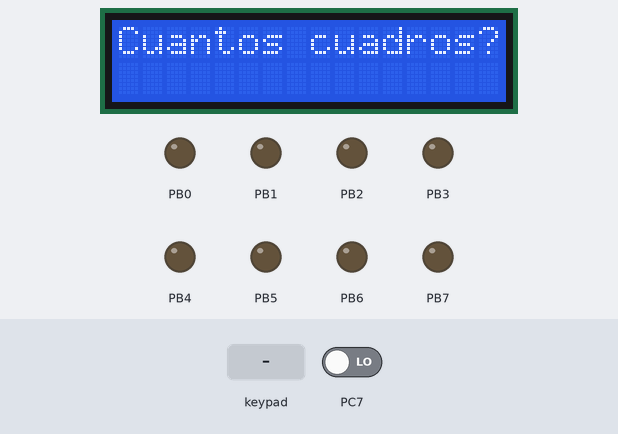
Recording of a program running on a simulated ATmega16, built with avr-gcc and emulated at 1 MHz. Shown: 16×2 character LCD, output pins drawn as LEDs (lit = HIGH). Wiring (inferred from the names in the program): character LCD (HD44780): RS PC4; R/W PC5; E PC6; data PC0, PC1, PC2, PC3. Wiring (inferred from the signals the program sends): 4×4 keypad with keys 1 2 3 A 4 5 6 B 7 8 9 C * 0 # D (labels assumed): rows PA7, PA6, PA5, PA4; columns PA0, PA1, PA2, PA3. Inputs (shaded band) come from the test bench; at power-on: PC7 LOW. Random numbers use the default seed unless the program sets one; pins used as bus, display or sensor lines are not drawn.

Above: at 1.2 s.
1.3 s: key '2' pressed
At 2.0 s:
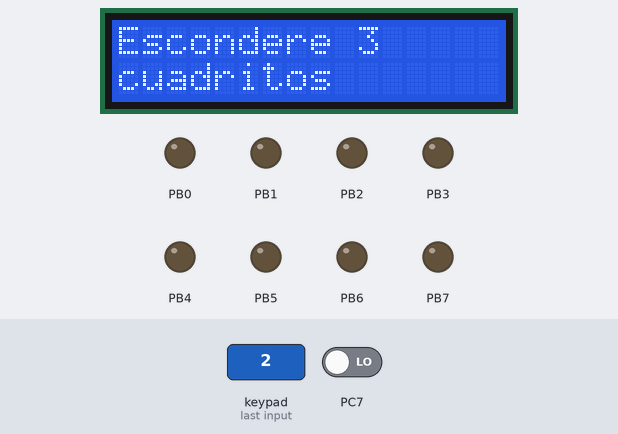
10.3 s: keypad keys 1 2 3 4 * pressed 0.4 s apart
At 12.4 s:
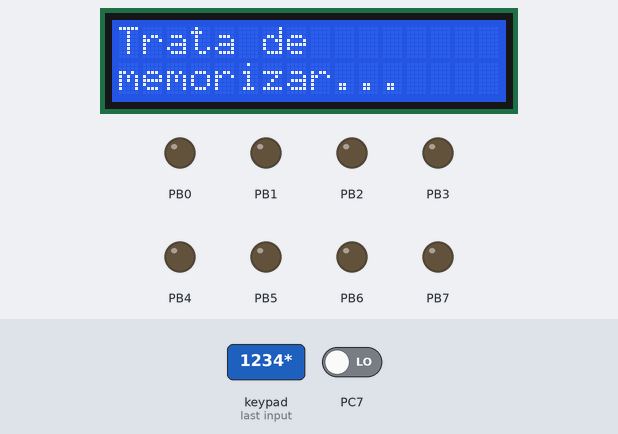
18.3 s: key '1' pressed
At 21.1 s:
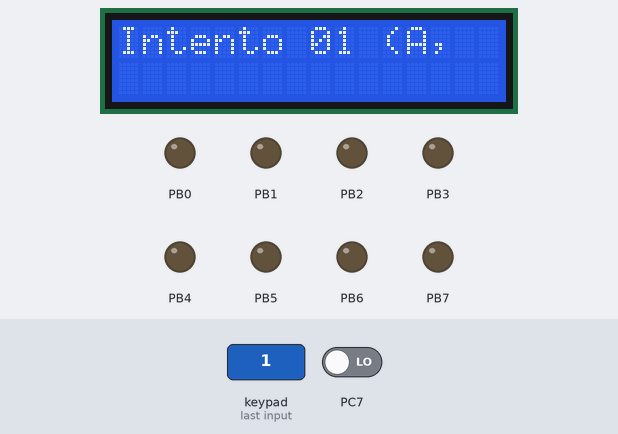
21.3 s: keypad keys 1 2 3 4 pressed 0.4 s apart
At 22.1 s:
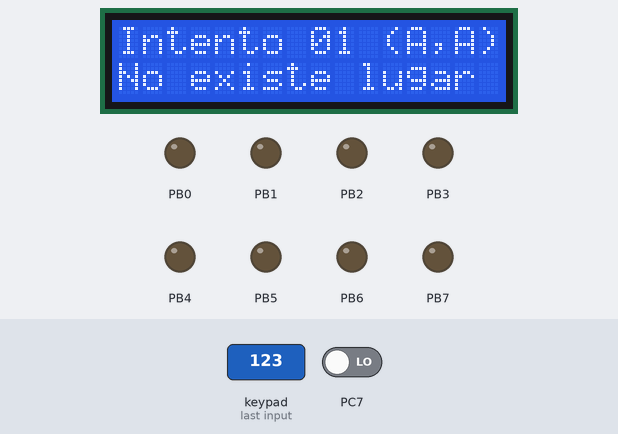
25.9 s: key '3' pressed
At 26.8 s:
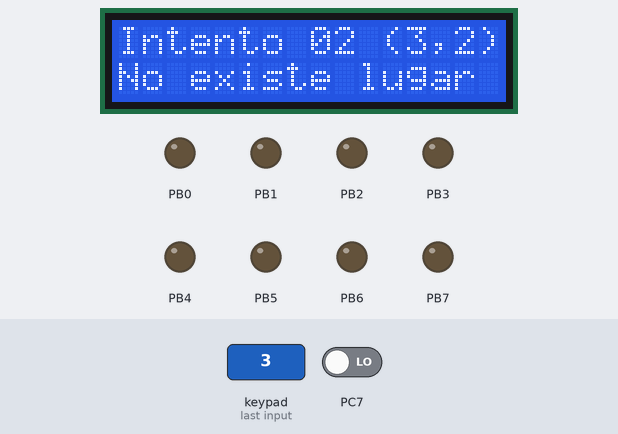
28.9 s: keypad keys 1 2 3 4 # pressed 0.4 s apart
At 30.6 s:
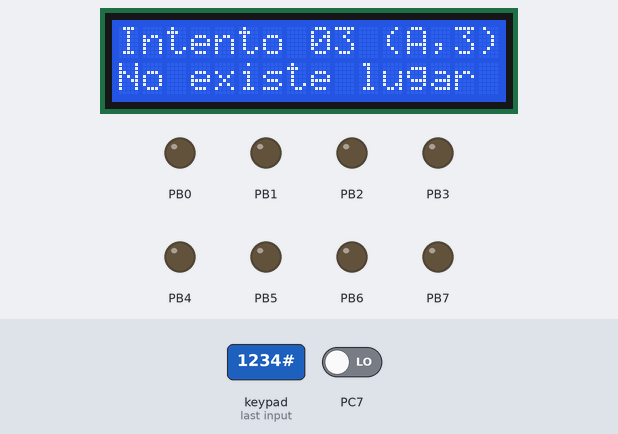
Timing chart, 0 to 32.1 s (numbered marks = the images above; inputs shaded):
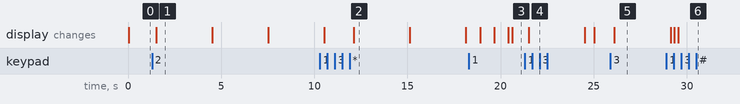

Measured:
- after the input at 1.3 s, the display: changes after 0.21 s (image 1)
- after the input at 21.3 s, the display: changes after 0.21 s (image 4)
- after the input at 25.9 s, the display: changes after 0.21 s (image 5)
- what the display in image 1 shows lasts 3.0 s, from 1.5 s to 4.5 s

The program:

main.c
```c
/*
 * MemoryGame.c
 *
 * Created: 22/02/2023 12:36:12 a. m.
 * Author : Ferna
 */
#include "globals.h"
#include <avr/io.h>
#include <stdint.h>
#include <stdlib.h>
#include <stdio.h>
#include <util/delay.h>
#include "lcd.h"
#include "keyboard.h"
void cls() {
	lcd_gotoxy(0, 0);
	lcd_puts("                ");
	lcd_gotoxy(0, 1);
	lcd_puts("                ");
}
void printLines(const char * a, const char * b ) {
	cls();
	lcd_gotoxy(0,0);
	lcd_puts(a);
	lcd_gotoxy(0,1);
	lcd_puts(b);
}

uint8_t gbit(uint16_t pos, uint16_t a, uint16_t b) {
	if (pos < 10) return (a & (1<<pos))?1:0;
	return (b & (1<<(pos-10)))?1:0;
}

void sbit(uint16_t pos, uint16_t *a, uint16_t *b) {
	if (pos < 10) {
		*a |= (1<<pos);
	} else {
		*b |= (1<<(pos-10));
	}
}

int main(void)
{
	DDRB=255;
	PORTB=0;
    lcd_init(LCD_DISP_ON);
	keyboardInit();
	char firstLine[17];
	char secondLine[17];
	uint8_t state =0;
	uint8_t key =0;
	uint8_t hide=0;
	uint8_t seed =0;


	uint16_t UP = 0;
	uint16_t LOW = 0;
	uint16_t VH = 0;
	uint16_t VL = 0;

    while (1) {
		if (state ==0) {
			UP = LOW = 0;
			VH = VL = 0;
			PORTB = 0;
			cls();
			lcd_gotoxy(0, 0);
			lcd_puts("Cuantos cuadros?");
			do {
				seed++;
				key = keyboardDecode(keyboardReadOnRelease());
			} while (key < '0' || key > '9');
			hide = key-'0';
			state++;
			continue;
		}
		if (state == 1) {
			srand(seed);
			sprintf(firstLine, "Escondere %d", hide);
			sprintf(secondLine, "cuadritos");
			printLines(firstLine, secondLine);
			_delay_ms(3000);

			sprintf(firstLine, "Tu debes buscar");
			sprintf(secondLine, "%d cuadritos.", hide);
			printLines(firstLine, secondLine);
			_delay_ms(3000);

			sprintf(firstLine, "2 filas (1, 2)");
			sprintf(secondLine, "10 cols (0-9)");
			printLines(firstLine, secondLine);
			_delay_ms(3000);

			sprintf(firstLine, "Presiona +");
			sprintf(secondLine, "para continuar...");
			printLines(firstLine, secondLine);
			while (keyboardReadOnRelease()!=16);
			state++;
			continue;
		}
		if (state == 2) {
			sprintf(firstLine, "Trata de");
			sprintf(secondLine, "memorizar...");
			printLines(firstLine, secondLine);
			_delay_ms(3000);

			sprintf(firstLine, "Tienes %02d", 2*hide);
			sprintf(secondLine, "Intentos");
			printLines(firstLine, secondLine);
			_delay_ms(3000);

			uint8_t coord=0;
			for (uint8_t i =0;i < hide; i++) {
				uint8_t step = 1+rand()%20;
				while (step--) {
					do  {
						coord++;
						coord%=20;
					}while (gbit(coord, LOW, UP));
				}
				sbit(coord, &LOW, &UP);
				sprintf(firstLine, "Cuadrito %d", i+1);
				sprintf(secondLine, "%d, %d", coord/10, coord%10);
				printLines(firstLine, secondLine);
				_delay_ms(750);
			}
			state++;
			continue;
		}
		if (state == 3) {

			uint8_t attempts =0, found =0;
			uint8_t f= 0, c = 0;
			while (attempts < hide*2 && found < hide) {
				PORTB = found;
				sprintf(firstLine, "Intento %02d ", attempts+1);
				cls();
				lcd_gotoxy(0,0);
				lcd_puts(firstLine);
				if (f != 0) {
					sprintf(firstLine, "(%c,", f);
					lcd_puts(firstLine);
				}
				if (c != 0) {
					sprintf(firstLine, "%c)", c);
					lcd_puts(firstLine);

					if (f < '0' || f >'1' || c <'0' || c >'9') {
						lcd_gotoxy(0,1);
						lcd_puts("No existe lugar");
						attempts++;
						f=c=0;
						_delay_ms(3000);
						continue;
					}
					f -='0';
					c -='0';
					if (gbit(f*10+c, VL, VH)) {
						lcd_gotoxy(0,1);
						lcd_puts("Ya estaba!");
						f=c=0;
						_delay_ms(3000);
						continue;
					}
					sbit(f*10+c,&VL, &VH);
					if (gbit(f*10+c, LOW, UP)) {
						lcd_gotoxy(0,1);
						lcd_puts("Acierto");
						attempts++;
						found++;
						f=c=0;
						_delay_ms(3000);
						continue;
					} else {
						lcd_gotoxy(0,1);
						lcd_puts("Error");
						attempts++;
						f=c=0;
						_delay_ms(3000);
						continue;
					}
				}
				if (f ==0) {
					f = keyboardDecode(keyboardReadOnRelease());
				} else if (c ==0) {
					c = keyboardDecode(keyboardReadOnRelease());
				}
			}
			PORTB = found;
			if (found == hide) {
				sprintf(firstLine,  "Tienes excelente");
				sprintf(secondLine, "memoria !!!");
				printLines(firstLine, secondLine);
				_delay_ms(3000);

				sprintf(firstLine,  "Ganaste!!!");
				sprintf(secondLine, "Felicidades!");
				printLines(firstLine, secondLine);
				_delay_ms(3000);
			} else {
				sprintf(firstLine,  "Tu memoria no es");
				sprintf(secondLine, "tan buena =(");
				printLines(firstLine, secondLine);
				_delay_ms(3000);

				sprintf(firstLine,  "Perdiste!!!");
				sprintf(secondLine, "Intenta de nuevo");
				printLines(firstLine, secondLine);
				_delay_ms(3000);
			}
			state =0;
			continue;
		}
    }
}
```

globals.h
```c
/*
 * globals.h
 *
 * Created: 22/02/2023 02:37:14 a. m.
 *  Author: Ferna
 */


#ifndef GLOBALS_H_
#define GLOBALS_H_

#define F_CPU 1000000


#endif /* GLOBALS_H_ */
```

keyboard.c
```c
/*
 * keyboard.c
 *
 * Created: 22/02/2023 12:57:03 a. m.
 *  Author: Ferna
 */
#include "globals.h"
#include <stdint.h>
#include <avr/io.h>
#include "keyboard.h"
#include <util/delay.h>


void keyboardInit(void) {
	#if KB_READWRITEMODE == 1
		DDRKB = 0b00001111;
	#else
		DDRKB = 0b11110000;
	#endif
	PORTKB = 255;
}

uint8_t keyboardRead() {
	uint8_t response =1;
	uint8_t test;
	uint8_t i;
	for ( i =0; i < 4; i++) {
		PORTKB = 255 ^ kb_out(i);
		asm("nop");
		test = PINKB & kb_readpins;
		if (test != kb_readpins) {
			_delay_ms(50);
			if (!(test & kb_read0))
				return response;
			if (!(test & kb_read1))
				return response+1;
			if (!(test & kb_read2))
				return response+2;
			if (!(test & kb_read3))
				return response+3;
		}
		response+=4;
	}
	return 0;
}

void keyboardHoldUntilOff() {
	while (keyboardRead()) {;}
	_delay_ms(50);
}

uint8_t keyboardReadOnRelease() {
	uint8_t response =0;
	do {
		response = keyboardRead();
	} while (response==0);
	keyboardHoldUntilOff();
	return response;
}

uint8_t keyboardDecode(const uint8_t keycode) {
	return KB_CODE_STR[keycode-1];
}
```

keyboard.h
```c
/*
 * keyboard.h
 *
 * Created: 22/02/2023 12:56:31 a. m.
 *  Author: Hector Fernando Ricardez Lara
 */


#ifndef KEYBOARD_H_
#define KEYBOARD_H_

#define KB_PROTEUS_CODE "789/456*123-C0=+"
#define KB_MAT_CODE "123A456B789C*0#D"

#define PORTKB PORTA //Set PORTA, PORTB, PORTC or PORTD
#define DDRKB DDRA
#define PINKB PINA

#define KB_PRESET 2 //0 for manual, otherwise use a PRESET: 1 is proteus, 2 is 4x4 keyboard I had

#if KB_PRESET == 0
//Manual CONFIG
#define KB_READWRITEMODE 0 //Defines which half of port is input. 0: input is low bits
#define KB_READDIR 0 //Defines the direction of input pins; 0 is asc, 1 is desc
#define KB_WRITEDIR 0 //Defines the direction of output pins; 0 is asc, 1 is desc
#define KB_CODE_STR "123456789ABCDEFG" //Define the keyboard setup,

#elif KB_PRESET == 1
#define KB_READWRITEMODE 0
#define KB_READDIR 1
#define KB_WRITEDIR 1
#define KB_CODE_STR KB_PROTEUS_CODE

#elif KB_PRESET == 2
#define KB_READWRITEMODE 0
#define KB_READDIR 1
#define KB_WRITEDIR 1
#define KB_CODE_STR KB_MAT_CODE

#endif
/**
	Inits the Keyboard
**/
void keyboardInit();
/****************************************************************************/
/* Checks keyboard and returns the keycode corresponging to the key pressed	*/
/* Keycodes go from 1 to 16													*/
/* If no key is being pressed, returns 0									*/
/****************************************************************************/
uint8_t keyboardRead();
/************************************************************************/
/* Waits until no key is being pressed									*/
/************************************************************************/
void keyboardHoldUntilOff();
/************************************************************************/
/* Returns keycode when key is realesed                                */
/************************************************************************/
uint8_t keyboardReadOnRelease();

/************************************************************************/
/* Decode keycode to byte                                              */
/************************************************************************/
uint8_t keyboardDecode(uint8_t keycode);

#if KB_READWRITEMODE == 0
	#define kb_readpins 15
	#if KB_WRITEDIR == 0
		#define kb_out(i) (1<<(4+i))
	#else
		#define kb_out(i) (1<<(7-(i)))
	#endif
	#if KB_READDIR == 0
		#define kb_read0 1
		#define kb_read1 2
		#define kb_read2 4
		#define kb_read3 8
	#else
		#define kb_read0 8
		#define kb_read1 4
		#define kb_read2 2
		#define kb_read3 1
	#endif
#else
	#define kb_readpins 240

	#if KB_WRITEDIR == 0
		#define kb_out(i) (1<<i)
	#else
		#define kb_out(i) (1<<(3-i))
	#endif
	#if KB_READDIR == 0
		#define kb_read0 16
		#define kb_read1 32
		#define kb_read2 64
		#define kb_read3 128
	#else
		#define kb_read0 128
		#define kb_read1 64
		#define kb_read2 32
		#define kb_read3 16
	#endif
#endif


#endif /* KEYBOARD_H_ */
```

Source omitted: lcd.c (21017 bytes), lcd.h (10923 bytes)
